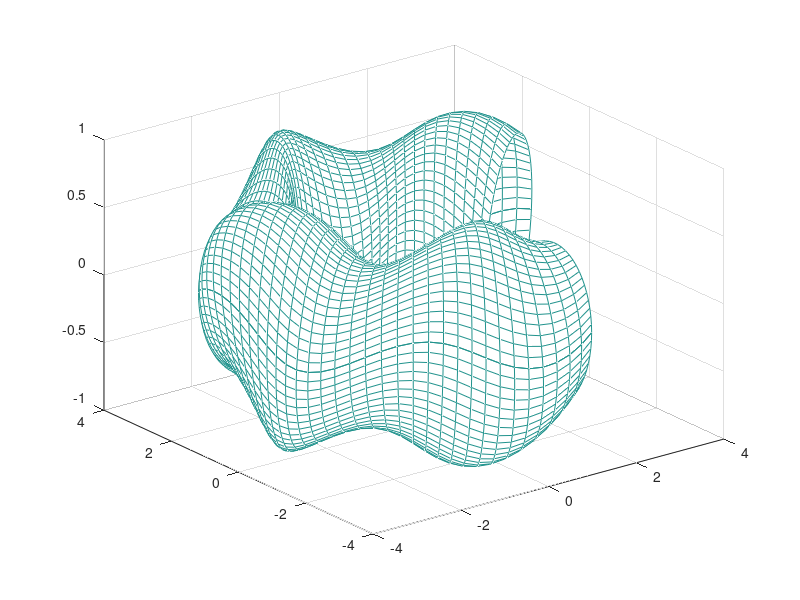

This chart was generated by the following MATLAB code: (Note: this script raises an error after producing the figure.)

nt = 64;
nz = 64;

tarr = linspace(0,2*pi,nt);
zarr = linspace(pi/10,8*pi/5,nz);

[zgrid, tgrid] = meshgrid(zarr, tarr);


R = 3*ones(nt,nz) + 0.75*cos(tgrid) + 0.15*cos(tgrid-5*zgrid);
Z = zeros(nt,nz) + 0.75*sin(tgrid) - 0.15*sin(tgrid-5*zgrid);
x = R.*cos(zgrid);
y = R.*sin(zgrid);
C = 10*ones(nt,nz);

mesh(x,y,Z,C)
hold on


% Add white surface on plane y=0
M = makehgtform('xrotate',pi/2);
G = makehgtform('zrotate',pi/10);
t = hgtransform('Matrix', G*M);

pshape = polyshape(sqrt(x(:,1).^2+y(:,1).^2), Z(:,1));
c = EPFL_colors;
plot(pshape, 'Parent', t, 'FaceColor', 'w', 'FaceAlpha', .9, 'EdgeColor', c.Leman )
%plot(pshape, 'FaceColor', 'r' )

% Add axis
phi = linspace(0,2*pi,nz);
x = 3*cos(phi);
y = 3*sin(phi);
z = zeros(1, nz);
plot3(x,y,z, 'LineWidth', 2.5, 'Color', c.SwissRed)


axis equal
ax = gca;
set(gcf,'Color','w')
ax.Visible='off';


figure
plot(pshape, 'FaceColor', 'w', 'FaceAlpha', .9, 'EdgeColor', c.Leman )
hold on
scatter(3,0,'o','MarkerFaceColor',c.SwissRed, 'MarkerEdgeColor', c.SwissRed)
set(gcf,'Color','w')
set(gca,'Visible','off')
